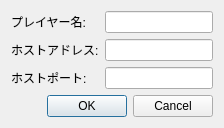
<?xml version="1.0" encoding="UTF-8"?>
<ui version="4.0">
 <class>NetplayStartClientDialog</class>
 <widget class="QDialog" name="NetplayStartClientDialog">
  <property name="geometry">
   <rect>
    <x>0</x>
    <y>0</y>
    <width>400</width>
    <height>229</height>
   </rect>
  </property>
  <property name="sizePolicy">
   <sizepolicy hsizetype="Preferred" vsizetype="Preferred">
    <horstretch>0</horstretch>
    <verstretch>0</verstretch>
   </sizepolicy>
  </property>
  <property name="windowTitle">
   <string>ネットプレイ クライアント - melonDS</string>
  </property>
  <layout class="QVBoxLayout" name="verticalLayout">
   <property name="sizeConstraint">
    <enum>QLayout::SetFixedSize</enum>
   </property>
   <item>
    <layout class="QFormLayout" name="formLayout">
     <item row="0" column="0">
      <widget class="QLabel" name="label">
       <property name="text">
        <string>プレイヤー名:</string>
       </property>
      </widget>
     </item>
     <item row="2" column="0">
      <widget class="QLabel" name="label_2">
       <property name="text">
        <string>ホストポート:</string>
       </property>
      </widget>
     </item>
     <item row="0" column="1">
      <widget class="QLineEdit" name="txtPlayerName"/>
     </item>
     <item row="2" column="1">
      <widget class="QLineEdit" name="txtPort"/>
     </item>
     <item row="1" column="0">
      <widget class="QLabel" name="label_3">
       <property name="text">
        <string>ホストアドレス:</string>
       </property>
      </widget>
     </item>
     <item row="1" column="1">
      <widget class="QLineEdit" name="txtIPAddress"/>
     </item>
    </layout>
   </item>
   <item>
    <widget class="QDialogButtonBox" name="buttonBox">
     <property name="orientation">
      <enum>Qt::Horizontal</enum>
     </property>
     <property name="standardButtons">
      <set>QDialogButtonBox::Cancel|QDialogButtonBox::Ok</set>
     </property>
    </widget>
   </item>
  </layout>
 </widget>
 <resources/>
 <connections>
  <connection>
   <sender>buttonBox</sender>
   <signal>accepted()</signal>
   <receiver>NetplayStartClientDialog</receiver>
   <slot>accept()</slot>
   <hints>
    <hint type="sourcelabel">
     <x>248</x>
     <y>254</y>
    </hint>
    <hint type="destinationlabel">
     <x>157</x>
     <y>274</y>
    </hint>
   </hints>
  </connection>
  <connection>
   <sender>buttonBox</sender>
   <signal>rejected()</signal>
   <receiver>NetplayStartClientDialog</receiver>
   <slot>reject()</slot>
   <hints>
    <hint type="sourcelabel">
     <x>316</x>
     <y>260</y>
    </hint>
    <hint type="destinationlabel">
     <x>286</x>
     <y>274</y>
    </hint>
   </hints>
  </connection>
 </connections>
</ui>
